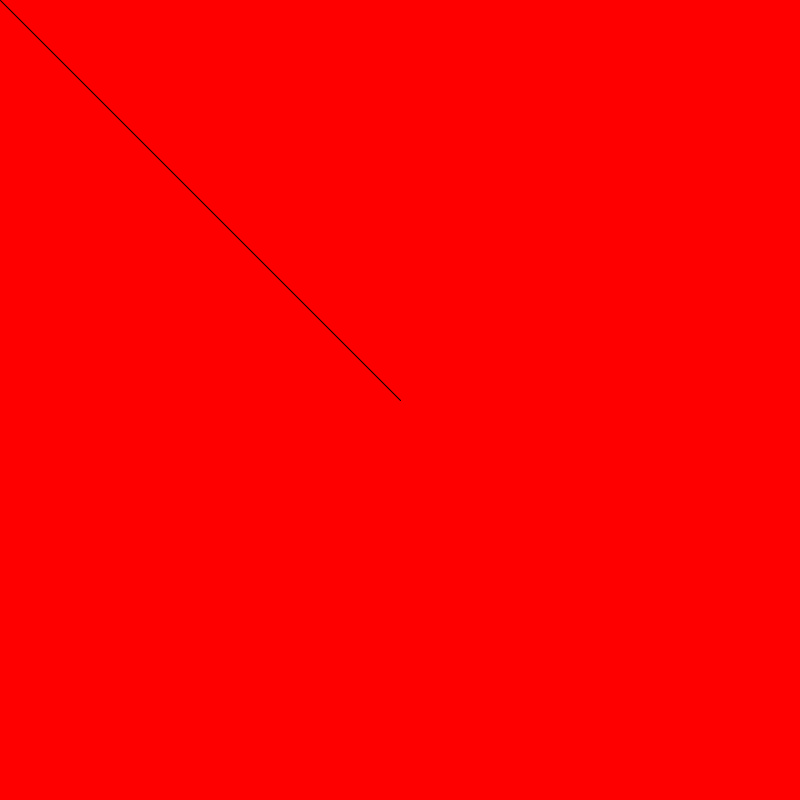
Frame 1 (no input)
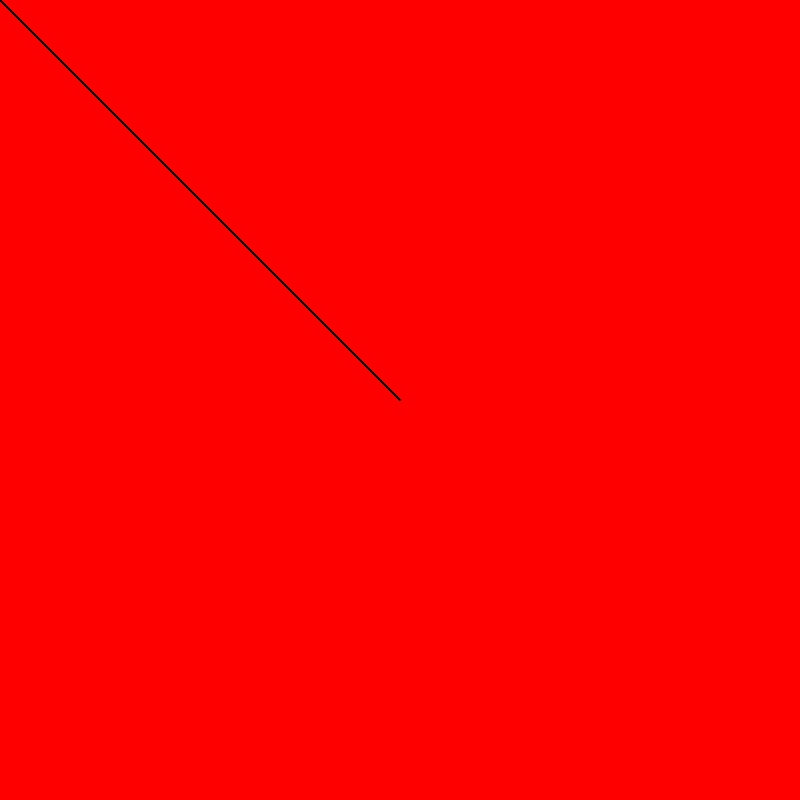
Frame 60 (the mouse pressed at the canvas centre just before this capture)
Frame 120 (the mouse held since frame 60 and released just before this capture): identical to frame 60, image omitted

The Processing sketch that drew these frames (run headless with seeded random() and noise(); from frame 60 on, the mouse is pressed at the canvas centre):

// Processing sketch: A004_DrawSomethingElse
// ── A004_DrawSomethingElse.pde
void setup(){
  size(800,800);
  background(255,0,0);
  smooth();
}

void draw(){
  line(width/2,height/2,mouseX,mouseY);
}
